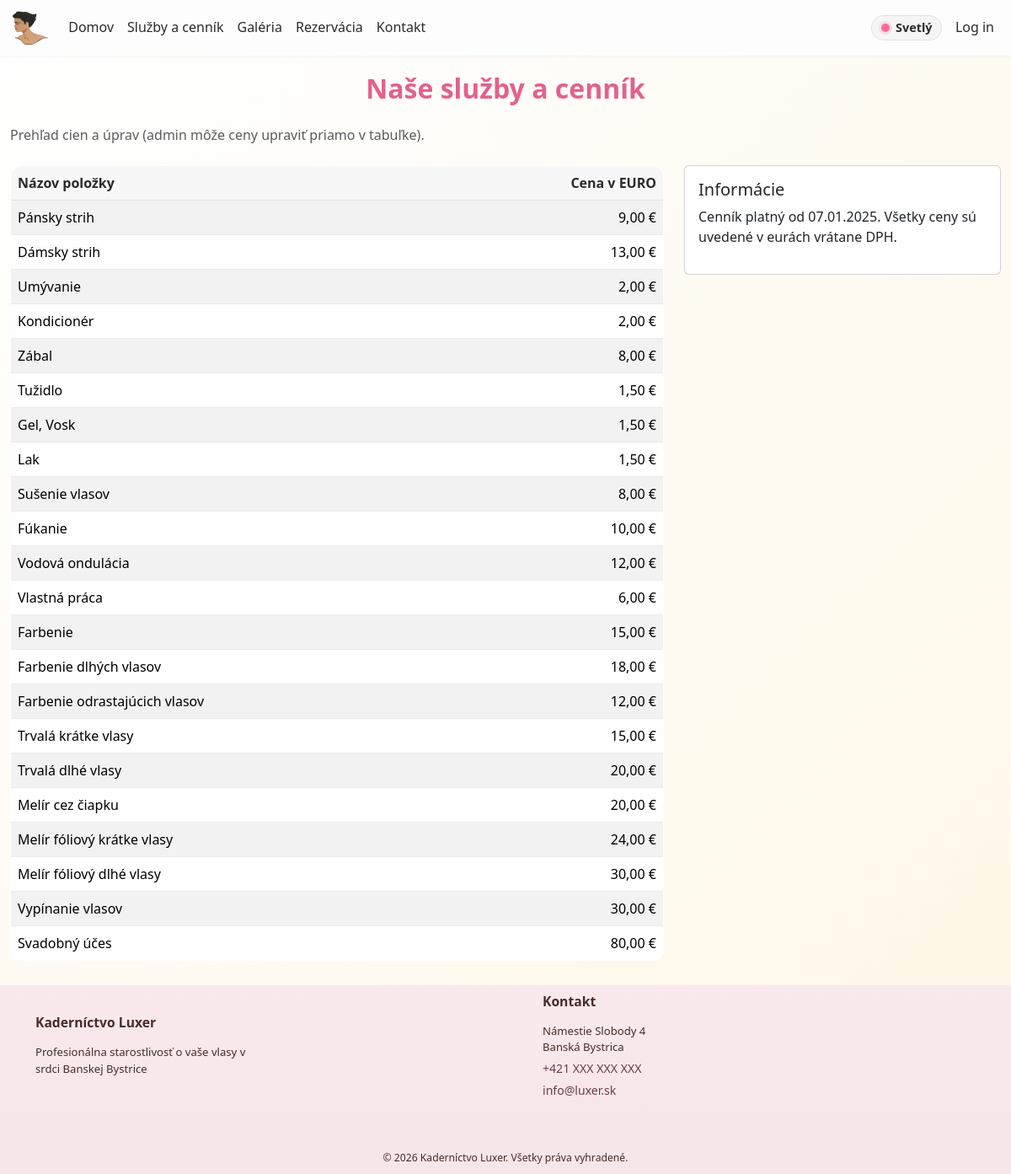
Page /?c=home&a=services on the committed database.
### tables this page shows
CREATE TABLE IF NOT EXISTS `services` (
  `id` INT UNSIGNED NOT NULL AUTO_INCREMENT,
  `name` VARCHAR(200) NOT NULL,
  `price` DECIMAL(8,2) NOT NULL DEFAULT 0.00,
  `created_at` TIMESTAMP NOT NULL DEFAULT CURRENT_TIMESTAMP,
  `updated_at` TIMESTAMP NULL DEFAULT NULL ON UPDATE CURRENT_TIMESTAMP,
  PRIMARY KEY (`id`),
  UNIQUE KEY `uq_services_name` (`name`)
);

### Framework/Http/Responses/Response.php (called while the page is built, shortened)
<?php
abstract class Response
{
    public function send(): void
    {
        $this->generate();
    }
}

### public/index.php (called while the page is built, shortened)
<?php
require __DIR__ . '/../Framework/ClassLoader.php';
try {
    $app = new App();
    $app->run();
} catch (Exception $e) {
    die('An error occurred: ' . $e->getMessage());
}

### Framework/ClassLoader.php (called while the page is built, shortened)
<?php
class ClassLoader
{
    public static function Boot(): void
    {
        spl_autoload_register(function ($class_name) {
            $baseDir = realpath(dirname(__DIR__));
            $relativePath = str_replace('\\', DIRECTORY_SEPARATOR, ltrim($class_name, '\\')) . '.php';
            $file = $baseDir . DIRECTORY_SEPARATOR . $relativePath;
        });
    }
}

### Framework/Core/Model.php (called while the page is built, shortened)
<?php
abstract class Model implements \JsonSerializable
{
    protected static ?string $tableName = null;
    protected static ?string $primaryKey = null;
    protected static array $columnsMap = [];
    private static array $dbColumns = [];
    private static IDbConvention $dbConventions;
    protected static function getTableName(): string
    {
        if (!empty(static::$tableName)) {
            return static::$tableName;
        }
        return self::getConventions()->getTableName(get_called_class());
    }
    protected static function getPkColumnName(): string
    {
        if (!empty(static::$primaryKey)) {
            return static::$primaryKey;
        }
        return self::getConventions()->getPkColumnName(get_called_class());
    }
    protected static function getColumnsMap(): array
    {
        return static::$columnsMap ?? [];
    }
    public static function getAll(
        ?string $whereClause = null,
        array   $whereParams = [],
        ?string $orderBy = null,
        ?int    $limit = null,
        ?int    $offset = null
    ): array
    {
        try {
            $sql = "SELECT " . static::getDBColumnNamesList() . " FROM `" . static::getTableName() . "`";
            if ($orderBy !== null) {
                $sql .= " ORDER BY $orderBy";
            }
            $stmt = Connection::getInstance()->prepare($sql);
            $stmt->execute($whereParams);
            $models = $stmt->fetchAll(PDO::FETCH_CLASS | PDO::FETCH_PROPS_LATE, static::class);
            $dataSet = new ResultSet($models);
            return $models;
        } catch (PDOException $exception) {
            throw new Exception('Query failed: ' . $exception->getMessage(), 0, $exception);
        }
    }
    private static function getDbColumns(): array
    {
        try {
            $sql = "DESCRIBE " . static::getTableName();
            $stmt = Connection::getInstance()->prepare($sql);
            $stmt->execute([]);
            self::$dbColumns[static::class] = array_column($stmt->fetchAll(), 'Field');
            return self::$dbColumns[static::class];
        } catch (PDOException $exception) {
            throw new Exception('Query failed: ' . $exception->getMessage(), 0, $exception);
        }
    }
    private function getIdValue(): mixed
    {
        $pk = static::getPkColumnName();
        $prop = static::toPropertyName($pk);
        return isset($this->{$prop}) ? $this->{$prop} : null;
    }
    private static function getModelProperties(): array
    {
        $reflection = new \ReflectionClass(static::class);
        $properties = [];
        foreach ($reflection->getProperties() as $property) {
            $propertyName = $property->getName();
            if ($property->isStatic()) {
                continue;
            }
            $properties[$propertyName] = true;
        }
        return $properties;
    }
    private static function getDBColumnNamesList(): string
    {
        $dbColumns = [];
        foreach (static::getDbColumns() as $columnName) {
            $propertyName = static::toPropertyName($columnName);
            if ($propertyName != $columnName) {
                $dbColumns[] = "`$columnName` AS {$propertyName}";
            } else {
                $dbColumns[] = $columnName;
            }
        }
        return implode(', ', $dbColumns);
    }
    private static function toPropertyName(string $columnName): string
    {
        $customMapping = static::getColumnsMap();
        if (isset($customMapping[$columnName])) {
            return $customMapping[$columnName];
        } else {
            return static::getConventions()->toPropertyName($columnName);
        }
    }
    private static function getConventions(): IDbConvention
    {
        if (!isset(static::$dbConventions)) {
            static::$dbConventions = new (Configuration::DB_CONVENTIONS_CLASS)();
        }
        return static::$dbConventions;
    }
}

### Framework/DB/Connection.php (called while the page is built, shortened)
<?php
class Connection
{
    private static ?Connection $instance = null;
    private PDO $db;
    public function __construct(PDO $db)
    {
        $this->db = $db;
    }
    public static function getInstance(): Connection
    {
        try {
            if (self::$instance == null) {
                $db = new PDO(
                    'mysql:dbname=' . Configuration::DB_NAME . ';host=' . Configuration::DB_HOST,
                    Configuration::DB_USER,
                    Configuration::DB_PASS
                );
                $db->setAttribute(PDO::ATTR_ERRMODE, PDO::ERRMODE_EXCEPTION);
                $db->setAttribute(PDO::ATTR_EMULATE_PREPARES, true);
                self::$instance = new self($db);
            }
            return self::$instance;
        } catch (PDOException $e) {
            throw new Exception('Connection failed: ' . $e->getMessage());
        }
    }
    public function prepare(string $sql): DebugStatement
    {
        try {
            return new DebugStatement($this->db->prepare($sql));
        } catch (PDOException $e) {
            throw new Exception('Prepare failed: ' . $e->getMessage());
        }
    }
}

### Framework/DB/DebugStatement.php (called while the page is built, shortened)
<?php
class DebugStatement
{
    private PDOStatementAlias $stmt;
    public function __construct($stmt)
    {
        $this->stmt = $stmt;
    }
    public function execute(?array $params = null): bool
    {
        $result = $this->stmt->execute($params);
        $this->stmt->debugDumpParams();
        return $result;
    }
    public function __call(string $name, array $arguments): mixed
    {
        return $this->stmt->{$name}(...$arguments);
    }
}

### App/Controllers/HomeController.php (called while the page is built, shortened)
<?php
class HomeController extends BaseController
{
    public function services(Request $request): Response
    {
        $services = Service::getAll(orderBy: '`id` ASC');
        return $this->html(compact('services'));
    }
}

### Framework/DB/DefaultConventions.php (called while the page is built, shortened)
<?php
class DefaultConventions implements IDbConvention
{
    public function toPropertyName(string $columnName): string
    {
        return $columnName;
    }
}

### Framework/Auth/AppUser.php (called while the page is built, shortened)
<?php
class AppUser
{
    private ?IIdentity $identity;
    public function __construct(?IIdentity $identity = null)
    {
        $this->identity = $identity;
    }
    public function isLoggedIn(): bool
    {
        return $this->identity !== null;
    }
}

### App/Views/Home/services.view.php (the view, shortened to what this page needs)
<div class="row">
    <div class="col">
        <h1>Naše služby a cenník</h1>
        <p class="text-muted mb-0">Prehľad cien a úprav (admin môže ceny upraviť priamo v tabuľke).</p>
    </div>
</div>
<div class="row mt-4 justify-content-center">
    <div class="col-md-8 mx-auto">
        <table class="table table-striped mx-auto services-table">
            <thead>
            <tr>
                <th>Názov položky</th>
                <th class="text-end">Cena v EURO</th>
            </tr>
            </thead>
            <tbody>
            <?php foreach ($services ?? [] as $s) { ?>
                <tr>
                    <td><?= htmlspecialchars($s->name) ?></td>
                    <td class="text-end">
                        <?php if ($user->isLoggedIn()) { ?>
                            <label>
                                <input type="text" name="price[<?= (int)$s->id ?>]" value="<?= htmlspecialchars(number_format((float)$s->price, 2, '.', '')) ?>" />
                            </label> €
                        <?php } else { ?>
                            <?= htmlspecialchars(number_format((float)$s->price, 2, ',', '')) ?> €
                        <?php } ?>
                    </td>
                </tr>
            <?php } ?>
            </tbody>
        </table>
    </div>
    <div class="col-md-4">
        <div class="card p-3">
            <h5>Informácie</h5>
            <p>
                Cenník platný od 07.01.2025. Všetky ceny sú uvedené v eurách vrátane DPH.
            </p>
        </div>
    </div>
</div>

### public/css/base.css (style rules this page uses)
html, body { margin: 0; background: linear-gradient(135deg, #ffffff 0%, #fff7e6 100%); color: #2b2b2b; }
h1 { padding: 0.25rem; color: #e3618e; background: transparent; text-align: center; font-weight: 700; font-size: 2rem; margin-bottom: 1.25rem; }

### public/css/services.css (style rules this page uses)
.services-table { border-radius: 14px; overflow: hidden; border: 1px solid var(--lux-border); background: var(--lux-surface); }
.services-table thead th { background: var(--lux-table-head-bg); color: var(--lux-text); border-bottom: 1px solid var(--lux-border); }
.services-table tbody td { border-top: 1px solid rgba(0,0,0,0.06); }

### public/css/theme.css (style rules this page uses)
:root { --lux-accent: #ff6b9e; --lux-accent-2: #c85472; --lux-bg: linear-gradient(135deg, #ffffff 0%, #fff7e6 100%); --lux-surface: #ffffff; --lux-text: #2b2b2b; --lux-muted: #6b3d4f; --lux-border: rgba(0,0,0,0.08); --lux-nav-bg: linear-gradient(135deg, #fdfdfd 0%, #fdfdfd 100%); --lux-nav-text: #2b2b2b; --lux-nav-shadow: 0 1px 4px rgba(43, 43, 43, 0.06); --lux-btn-bg: var(--lux-accent); --lux-btn-text: #ffffff; --lux-footer-bg: linear-gradient(180deg, #f9e9ec 0%, #f7e6e9 100%); --lux-footer-text: #4a2b2b; --lux-footer-link: #6b3d4f; --lux-footer-link-hover: #c85472; --lux-input-bg: #ffffff; --lux-input-text: #2b2b2b; --lux-input-border: rgba(0,0,0,0.10); --lux-input-focus: rgba(255,107,158,0.28); --lux-link: #6b3d4f; --lux-link-hover: #c85472; --lux-contact-link: var(--lux-link); --lux-surface-2: rgba(0,0,0,0.02); --lux-table-head-bg: rgba(0,0,0,0.03); --lux-table-row-odd: rgba(0,0,0,0.02); color-scheme: light; }
html, body { background: var(--lux-bg); color: var(--lux-text); }

### rows in the picture
services: name "Pánsky strih", price "9,00"
services: name "Dámsky strih", price "13,00"
services: name "Umývanie", price "2,00"
services: name "Kondicionér", price "2,00"
services: name "Zábal", price "8,00"
services: name "Tužidlo", price "1,50"
services: name "Gel, Vosk", price "1,50"
services: name "Lak", price "1,50"
services: name "Sušenie vlasov", price "8,00"
services: name "Fúkanie", price "10,00"
services: name "Vodová ondulácia", price "12,00"
services: name "Vlastná práca", price "6,00"
services: name "Farbenie", price "15,00"
services: name "Farbenie dlhých vlasov", price "18,00"
services: name "Farbenie odrastajúcich vlasov", price "12,00"
services: name "Trvalá krátke vlasy", price "15,00"
services: name "Trvalá dlhé vlasy", price "20,00"
services: name "Melír cez čiapku", price "20,00"
services: name "Melír fóliový krátke vlasy", price "24,00"
services: name "Melír fóliový dlhé vlasy", price "30,00"
services: name "Vypínanie vlasov", price "30,00"
services: name "Svadobný účes", price "80,00"
